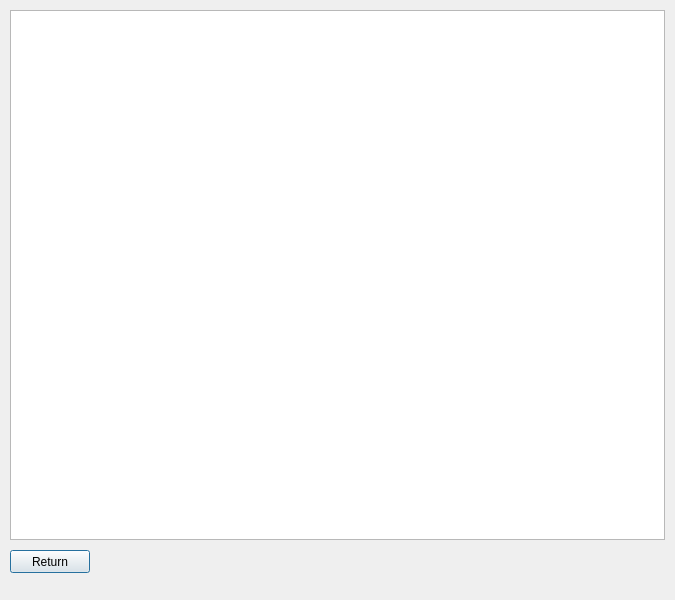
<?xml version="1.0" encoding="UTF-8"?>
<ui version="4.0">
 <class>StatisticsTab</class>
 <widget class="QDialog" name="StatisticsTab">
  <property name="geometry">
   <rect>
    <x>0</x>
    <y>0</y>
    <width>675</width>
    <height>600</height>
   </rect>
  </property>
  <property name="minimumSize">
   <size>
    <width>675</width>
    <height>600</height>
   </size>
  </property>
  <property name="maximumSize">
   <size>
    <width>675</width>
    <height>600</height>
   </size>
  </property>
  <property name="windowTitle">
   <string>Game Statistics</string>
  </property>
  <property name="windowIcon">
   <iconset resource="pawnhub.qrc">
    <normaloff>:/icon/pawnhub_icon.png</normaloff>:/icon/pawnhub_icon.png</iconset>
  </property>
  <widget class="QTableWidget" name="statisticsTableWidget">
   <property name="geometry">
    <rect>
     <x>10</x>
     <y>10</y>
     <width>655</width>
     <height>530</height>
    </rect>
   </property>
   <property name="gridStyle">
    <enum>Qt::SolidLine</enum>
   </property>
   <property name="wordWrap">
    <bool>true</bool>
   </property>
   <property name="cornerButtonEnabled">
    <bool>true</bool>
   </property>
   <attribute name="horizontalHeaderCascadingSectionResizes">
    <bool>false</bool>
   </attribute>
   <attribute name="horizontalHeaderDefaultSectionSize">
    <number>130</number>
   </attribute>
  </widget>
  <widget class="QPushButton" name="returnPushButton">
   <property name="geometry">
    <rect>
     <x>10</x>
     <y>550</y>
     <width>80</width>
     <height>23</height>
    </rect>
   </property>
   <property name="text">
    <string>Return</string>
   </property>
  </widget>
 </widget>
 <resources>
  <include location="pawnhub.qrc"/>
 </resources>
 <connections/>
</ui>
